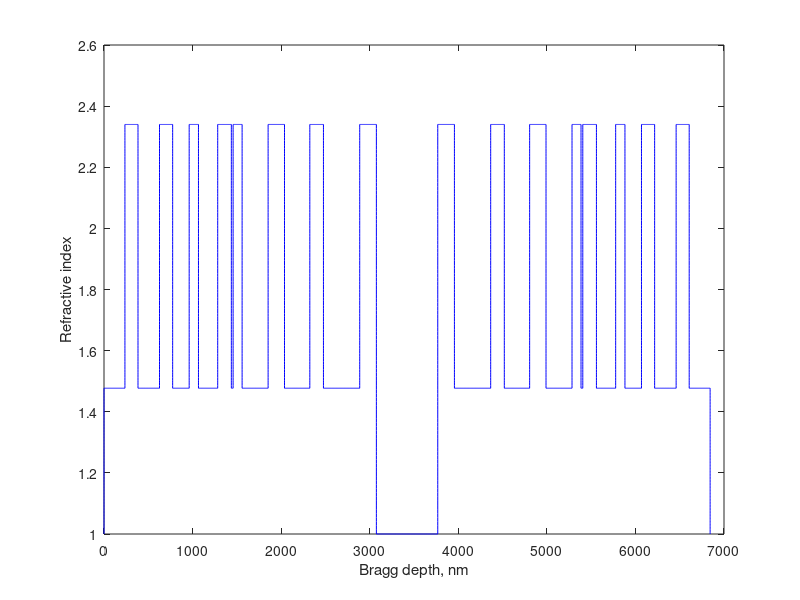

MATLAB code for this plot: (Note: this script raises an error after producing the figure.)
clear all 
close all
clc
%% Build the structure
na = 1; nb = 1.52; nH = 2.34; nL = 1.477; 
n_cavity = na;% refractive indexes
lambda_thickness = 1386; %nm
LH = lambda_thickness/(4*nH);
LL = lambda_thickness/(4*nL);
L_cavity = lambda_thickness/(2*na);   % Air cavity 


% Thicknesses = [1.27054000000000;1.74507000000000;1.03998000000000;1.21835000000000;...
%     1.24900000000000;1.25126000000000;0.686350000000000;0.0852426000000000;1.04015000000000;...
%     0.925410000000000;0.708470000000000;0.795390000000000;1.00279000000000;1.03490000000000;...
%     0.996630000000000;1.00698000000000;1;1;1;1;1;1;1;1;1;1;1;1;1;1;1;1];

Thicknesses = [1.27054000000000;1.74507000000000;1.03998000000000;1.21835000000000;...
    1.24900000000000;1.25126000000000;0.686350000000000;0.0852426000000000;1.04015000000000;...
    0.925410000000000;0.708470000000000;0.795390000000000;1.00279000000000;1.03490000000000;...
    0.996630000000000;1.00698000000000;];

Materials = [-5;-2;-5;-2;-5;-2;-5;-2;-5;-2;-5;-2;-5;-2;-5;-2];

for i = 1 : size(Materials,1)
    
    if Materials(i) == -5
        Materials(i) = nH;
        Thicknesses(i) = Thicknesses(i)*LH;

        
    elseif Materials(i) == -2
        Materials(i) = nL;
        Thicknesses(i) = Thicknesses(i)*LL;
    end
end
Thicknesses = Thicknesses';
Thicknesses = flip(Thicknesses,2);
Materials = Materials';
Materials = flip(Materials, 2);


N = size(Materials,2);
n = [na, Materials , n_cavity, flip(Materials), na]; 
L = [Thicknesses, L_cavity, flip(Thicknesses)]; 

% n = [na, Materials,nb]; 
% L = [Thicknesses]; 

la = linspace(1000, 1650,5001);
k_vector = 2*pi./la;
%% Plot Refractive indexes profile
N_steps = size(L,2);
indice = 2;
start = 0;
figure(2),
plot(zeros(1,100),linspace(n(1),n(2),100),'b')
hold on
for i = 1:N_steps
    Bragg_depth = sum(L(1:i),2);       %%%% Horizontal lines
    plot(linspace(start,Bragg_depth,100),ones(1,100)*n(indice),'b')
    start = Bragg_depth;
    indice = indice +1;
    hold on
end


indice = 2;
for i = 1:N_steps 
    Bragg_depth = sum(L(1:i),2);
    plot(ones(1,100)*Bragg_depth,linspace(n(indice),n(indice+1),100),'b')
    indice = indice +1;
end
hold off

xlabel('Bragg depth, nm')
ylabel('Refractive index')
%% Plot Reflectivity over one angle
Gla = abs(Multidiel_Federico(n,L.*n(2:end-1),k_vector,0,'te')).^2;
figure, plot(la,1-Gla)
xlabel('Wavelength, nm')
ylabel('Trabsmission, A.U.')
title('TE mode')

Gla = abs(Multidiel_Federico(n,L.*n(2:end-1),k_vector,0,'tm')).^2;
figure,plot(la,1-Gla)
xlabel('Wavelength, nm')
ylabel('Transmission, A.U.')
title('TM mode')
%% Plot Reflectivity over all angles
minimal_angle = 0;
maximum_angle = 90;
angles = minimal_angle:1:maximum_angle;
plots_TE = zeros(size(angles,2),size(la,2));
row = 1;
for theta = minimal_angle:maximum_angle
Gla = abs(Multidiel_Federico(n,L.*n(2:end-1),k_vector,theta,'te')).^2;
plots_TE(row,:) = Gla;
row = row +1;
end

[X,Y] = meshgrid(angles, la);
figure, surf(X,Y, abs(1-plots_TE)','edgecolor','none');
view (2);
colorbar

xlabel('Degrees')
ylabel('Wavelength, nm')
zlabel('Reflectivity, A.U.')
title('TE mode')


% new_colors = zeros(size(angles,2),3);
% for kk =1 : size(angles,2)
%     newcolors(kk,:) = [kk/size(angles,2) 0 1-kk/size(angles,2)];
% end
% colororder(newcolors) 



plots_TM = zeros(size(angles,2),size(la,2));
row = 1;

for theta = minimal_angle:maximum_angle
Gla = abs(Multidiel_Federico(n,L.*n(2:end-1),k_vector,theta,'tm')).^2;
plots_TM(row,:) = Gla;

row = row+1;
end
figure, surf(X,Y, abs(1-plots_TM)','edgecolor','none');
view (2);
colorbar


xlabel('Degrees')
ylabel('Wavelength, nm')
zlabel('Reflectivity, A.U.')
title('TM mode')
% for kk =1 : size(angles,2)
%     newcolors(kk,:) = [kk/size(angles,2) 0 1-kk/size(angles,2)];
% end
% colororder(newcolors)
%% Follow up of the maximum
data = 1-plots_TE(1,:);

[pks,locs_index] = findpeaks(data);
[pks,locs_wvl] = findpeaks(data,la);

disp('Peaks are at:')
disp(locs_wvl)
wvl = input('Which one would you like to follow? \n');
k = find(la == locs_wvl(wvl));
peaks = zeros(1,size(angles,2));
peaks(1) = locs_wvl(wvl);
for theta = 2:maximum_angle
    data = 1-plots_TE(theta,:);
    [pks,locs_wvl] = findpeaks(data,la);
    wvl_diff = abs(locs_wvl-peaks(theta-1));
    [M,I] = min(wvl_diff);
    peaks(theta) = locs_wvl(I);
end
figure, plot(angles(1:end-1),2*pi.*peaks(1:end-1)/3e8)
xlabel('Angles, deg')
ylabel('Frequency,\omega=2pi\lambda/c')
hold on




